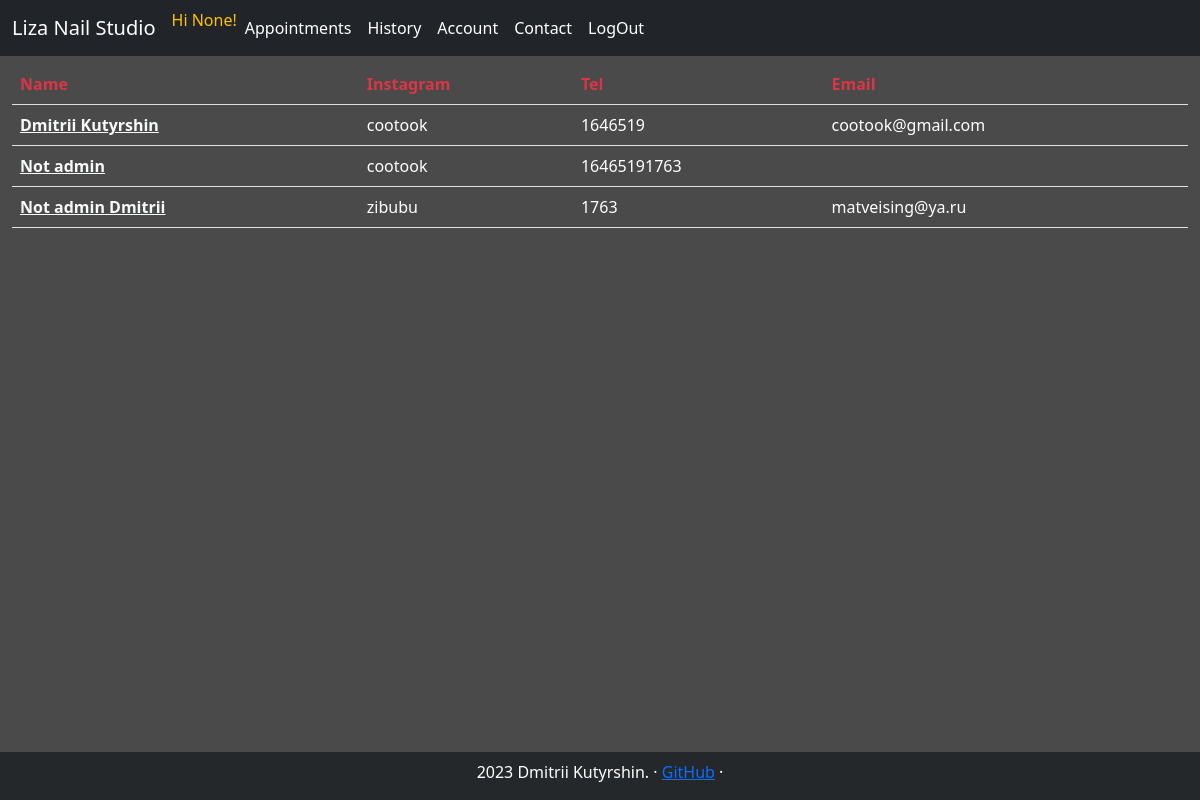
The app's page /clients/ (signed in), older data.
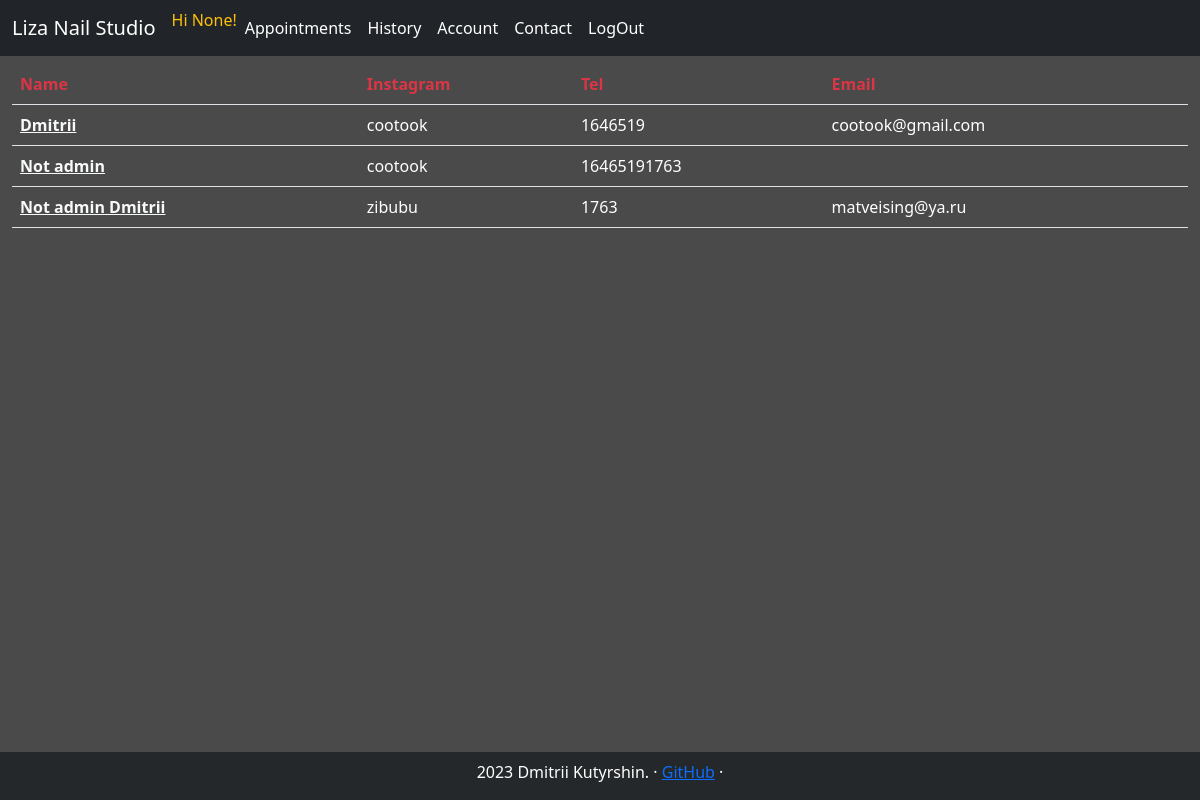
The same page, newer data.
### tables this page shows
CREATE TABLE users (id INTEGER PRIMARY KEY, is_admin INT, is_clerck INT ,  name TEXT, email TEXT, lang TEXT, instagram TEXT, tel TEXT, is_subscribed_promo INT, avatar TEXT);

### studio_app/webapp.py (the view, shortened to what this page needs)
@app.route("/clients/", methods=["GET", "POST"])
@login_required
@admin_only
def clients():
    try:
        con = sqlite3.connect("./db.db")
        cur = con.cursor()
        clients_db = cur.execute("SELECT name, instagram, tel, email, id FROM users").fetchall()
        clients = list()
        for client in clients_db:
            client_new = list()
            for el in client:
                el = "-" if el == None else el
                client_new.append(el)
            clients.append(client_new)
        print(clients)
    except Exception as er:
        con.close()
        print("##/clients/ --db connection")
        print(er)
        return  render_template("apology.html", error_message="Something went wrong")
    return render_template("clients.html", clients=clients)

### studio_app/helpers.py (called while the page is built)
def admin_only(f):
    @wraps(f)
    def decorated_function(*args, **kwargs):
        if session.get("is_admin")==0:
            return redirect("/")
        return f(*args, **kwargs)
    return decorated_function

def login_required(f):
    @wraps(f)
    def decorated_function(*args, **kwargs):
        if session.get("user_id") is None:
            return redirect("/signin")
        return f(*args, **kwargs)
    return decorated_function

### studio_app/webapp.py (called while the page is built)
@app.context_processor
def inject_navbar_items():
    return dict(navbar_menu=navbar_items)

@app.context_processor
def inject_navbar_items_not_loged_in():
    return dict(navbar_menu_not_loged_in=navbar_items_not_loged_in)

@app.context_processor
def inject_navbar_items_admin():
    return dict(navbar_items_admin=navbar_items_admin)

### studio_app/templates/clients.html (shortened to what this page needs)
{% extends "layout.html" %}
{% block content %}
<table class="table">
    <thead>
      <tr class="text-danger">
        <th scope="col">Name</th>
        <th scope="col">Instagram</th>
        <th scope="col">Tel</th>
        <th scope="col">Email</th>
      </tr>
    </thead>
    <tbody class="text-white">
        {% for client in clients %}
            <tr class="my-table-hover" onclick="window.location='/account/?user={{client[4]}}';">
                <th scope="row"><a  class="link-light  link-offset-2 link-underline-opacity-25 link-underline-opacity-100-hover" href="/account/?user={{client[4]}}">{{client[0]}}</a></th>
                <td>{{client[1]}}</td>
                <td>{{client[2]}}</td>
                <td>{{client[3]}}</td>
            </tr>
        {% endfor %}
    </tbody>
  </table>
{% endblock %}

Row changes from the older to the newer data that the page shows:
changed users "cootook@gmail.com": name "Dmitrii Kutyrshin" → "Dmitrii"
